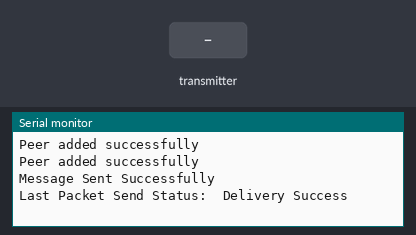
A sketch run on a simulated ESP32. On the bench: the last lines printed to the serial monitor. Inputs (shaded band) come from the test bench.

Above: at 1.2 s.
1.3 s: the transmitter starts sending id = 0
At 1.66 s:
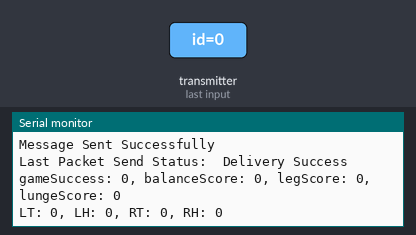
2.8 s: the transmitter starts sending dA = 1024
At 3.16 s:
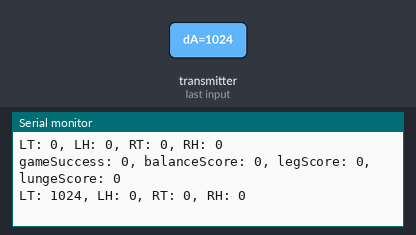
4.3 s: the transmitter starts sending dB = 1024
At 4.66 s:
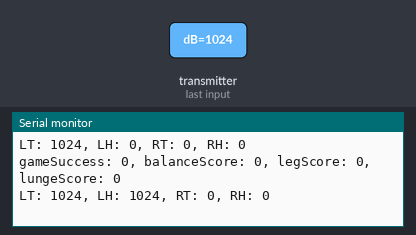
5.8 s: the transmitter starts sending eA = 1024
At 6.16 s:
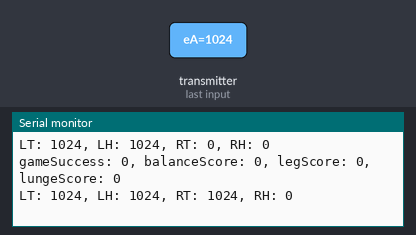
7.3 s: the transmitter starts sending eB = 1024
At 7.66 s:
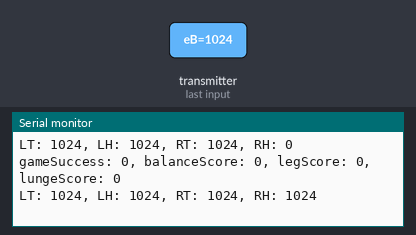
8.8 s: the transmitter starts sending dA = 0
At 9.16 s:
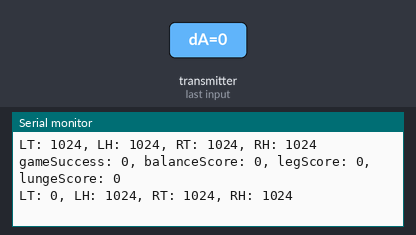

Measured:
- after the input at 1.3 s, the serial monitor: prints a new line after 0.05 s (image 1)
- after the input at 2.8 s, the serial monitor: prints a new line after 0.05 s (image 2)
- after the input at 4.3 s, the serial monitor: prints a new line after 0.05 s (image 3)
- after the input at 5.8 s, the serial monitor: prints a new line after 0.05 s (image 4)
- after the input at 7.3 s, the serial monitor: prints a new line after 0.05 s (image 5)
- after the input at 8.8 s, the serial monitor: prints a new line after 0.05 s (image 6)

The sketch:

ESP_NOW_Game.ino
```cpp
// yb CODE SENDING AND RECEIVING
#include <Arduino.h>
#include "ESPNowStruct.h"

#include <Adafruit_NeoPixel.h>
#define PIN_NEO_PIXEL 17
#define NUM_PIXELS 61

#include <esp_now.h>  //===============================================ESP
#include <WiFi.h>
#include <vector>
#include <memory>

// 1. THE MAC ADDRESS OF THE 1Tile LED ESP BOARD (=receiver). we send to this address.
uint8_t receiverAddress1[] = { 0xEC, 0xDA, 0x3B, 0x95, 0xC5, 0xC8 }; //Tile Address (ec:da:3b:95:c5:c8)
uint8_t receiverAddress2[] = {0x24,0x58,0x7C,0x65,0x76,0xF8}; //YelloByte Address (24:58:7C:65:76:F8)
uint8_t tileAddress[6];
uint8_t ybAddress[6];


struct_message_all myResults;  // Message that hold the data sent to this ESP
struct_message_all audioMessage; //Message that gets sent to the YB ESP
struct_message_all tileMessage; //Message that gets sent to the Tile ESP

//Base volumes of background music and sound effects, 1 to 101. 1 being muted 101 being 100%
//because when it sends to yb it -1 on the value passed in.
int bg_volume = 60;
int sfx_volume = 101;

String serialBuffer = "";

//variables incoming and outgoing
bool dataReceived = false;
int airtime = 550;    //default if no data coming in
int buttonInput = 5;  // default, outgoing from yellobyte ESP = 0, 91, 92, 93, 94, 95, 96, 97, 98
int jumpState;
int jumpCount;
int stepDelay = 500;  // smallest timing unit. 666 would be equivalent to taking 3 steps in 2 seconds at 90bpm
int leftToe;
int leftHeel;
int rightToe;
int rightHeel;
int gameSuccess = 5;
int balanceScore = 0;
int legScore = 0;
int lungeScore = 0;

// Delta Time
unsigned long previousTime = 0;
unsigned long deltaTime = 0;

// --- CALLBACK: DATA SENT ---
void OnDataSent(const esp_now_send_info_t *info, esp_now_send_status_t status) {
  Serial.print("\r\nLast Packet Send Status:\t");
  Serial.println(status == ESP_NOW_SEND_SUCCESS ? "Delivery Success" : "Delivery Fail");
}

// --- CALLBACK: DATA RECEIVED ---
void OnDataRecv(const esp_now_recv_info_t *info, const uint8_t *incomingData, int len) {
  //const uint8_t *mac_addr = info->src_addr;// Extract MAC address of sender
  memcpy(&myResults, incomingData, sizeof(myResults));
  // Serial.print("\r\nBytes received: ");
    // Serial.println(len);
    // Serial.print("From MAC: ");
    // for (int i = 0; i < 6; i++) {
    //   Serial.printf("%02X%s", mac_addr[i], (i < 5) ? ":" : "");
    // }
    // Serial.printf("\nMessage: %s | Value: %d\n", myResults.msg, myResults.value);
  // Load Data into variablea
  airtime = myResults.t;
  jumpState = myResults.js;
  //stepDelay is 500ms by default
  stepDelay = myResults.sd; // update stepDelay-if we wanted to alter this.
  leftToe = myResults.dA; // fill myResults struct with data
  leftHeel = myResults.dB;
  rightToe = myResults.eA;
  rightHeel = myResults.eB;
  gameSuccess = myResults.gB;
  //Scores
  balanceScore = myResults.fA; //Score from Calib 2 (Balance)
  legScore = myResults.fB; //Score from Calib 3 (Leg Lift)
  lungeScore = myResults.gA; //Score from Calib 5 (Lunge)
  dataReceived = true;
}

//=========================================================================================
void setup() {
  Serial.begin(115200);
  WiFi.mode(WIFI_STA);

  // Initialize ESP-NOW
  if (esp_now_init() != ESP_OK) {
    Serial.println("Error initializing ESP-NOW");
    return;
  }

  // Register Callbacks using explicit casting to prevent v3.0 errors
  esp_now_register_send_cb((esp_now_send_cb_t)OnDataSent);
  esp_now_register_recv_cb((esp_now_recv_cb_t)OnDataRecv);

  // Register Peer

  //Adds Multiple Peers
  memcpy(tileAddress, receiverAddress1, 6);
  memcpy(ybAddress, receiverAddress2, 6);

  addPeer(receiverAddress1);
  addPeer(receiverAddress2);
  //Sends message to YB to start music (intro that'll lead to main menu)
  sendAudioMsg(0,1,0,bg_volume,0);
}  // end of void setup

//=====================================================================================
void loop() {
  //check for messages from game esp (not keyboard) - for game success sounds
  if (dataReceived == true) {
    loadData();  // load gameSuccess data from game esp, sets dataReceived to false again

  }
  //possible switch case for calling games

  //Serial Monitor Input
  while (Serial.available() > 0)
  {
    char c = Serial.read();
    if (c == '\n' || c == '\r')
    {
      if (serialBuffer.length() > 0)
      {
        processSerialCommand(serialBuffer);// this is where we process the number
        serialBuffer = "";
      }
    }
    else
    {
      serialBuffer += c;
    }
  }
}  // end of loop

//==============================================================================

void loadData()
{
  //This is where you do what you want with the data received

  //Prints out DATA information
  Serial.print("gameSuccess: ");
  Serial.print(gameSuccess);
  Serial.print(", balanceScore: ");
  Serial.print(balanceScore);
  Serial.print(", legScore: ");
  Serial.print(legScore);
  Serial.print(", lungeScore: ");
  Serial.println(lungeScore);
  Serial.print("LT: ");
  Serial.print(leftToe);
  Serial.print(", LH: ");
  Serial.print(leftHeel);
  Serial.print(", RT: ");
  Serial.print(rightToe);
  Serial.print(", RH: ");
  Serial.println(rightHeel);

  dataReceived = false;
}

void processSerialCommand(String command)
{
  // 91,92,93,95,96,97,98 Start a game
  // 90 resets, 94 does nothing
  // 0 activates main menu (Currently music and nothing else, doesn't reset)
  // 1 to 10 play a sound effect from the YB <- can be removed if calling of Simon Says is implimented as well
  command.trim();

  if (command.length() == 0) return;

  // Check if it's a number
  bool isNumber = true;
  for (unsigned int i = 0; i < command.length(); i++)
  {
    if (!isDigit(command.charAt(i)))
    {
      isNumber = false;
      break;
    }
  }

  if(isNumber)
  {
    int numInput = command.toInt();
    //Starting Exercises
    if(numInput >= 90 && numInput <= 98)
    {
      // Tell Tile to Start Exercise
      tileMessage.b = numInput; //Tells the tile ESP which game it's running.
      sendMessage(tileAddress, tileMessage);
      // Tell YB to start sfx and bg music
      audioMessage.eB = bg_volume; // BG volume
      audioMessage.eA = sfx_volume; // Sfx volume
      if(numInput != 90 && numInput != 98 && numInput != 94 ) //If it's not the reset / celibration / Agility
      {
        audioMessage.dA = 7; // Excerise start sound effect
      }
      switch (numInput)
      {
        //reset
        case 90:
        case 94:
          audioMessage.dB = 2; //Silence
        break;
        //Marching
        case 91:
          audioMessage.dB = 6; //Background Music
        break;
        //Balance and Leg Lift
        case 92:
        case 93:
        case 97:
          audioMessage.dB = 7;
        break;
        //Lunge and Squats
        case 95:
        case 96:
          audioMessage.dB = 5;
        break;
        //Celibration
        case 98:
          audioMessage.dB = 9;
          audioMessage.gB = 1; //Doesn't loop
        break;
      }
      sendMessage(ybAddress,audioMessage);
    }
    //Main Menu, doesn't reset anything.
    else if(numInput == 0)
    {
      sendAudioMsg(numInput,4,0,bg_volume,0);
      tileMessage.b = numInput; //Tells it it's in the main menu.
      sendMessage(tileAddress, tileMessage);
    }
    //For testing, gets the yb to play a sound effect
    else if (numInput >= 1 && numInput <= 10)
    {
      sendAudioMsg(numInput,0,sfx_volume,0,0);
    }
  }
}

// ================================ Message Sending

//Quick way of sending audio messages
void sendAudioMsg(int p_sfx, int p_bg, int p_sfxVol, int p_bgVol, int p_bgLoop)
{
  audioMessage.dA = p_sfx;
  audioMessage.dB = p_bg;
  audioMessage.eA = p_sfxVol;
  audioMessage.eB = p_bgVol;
  audioMessage.gB = p_bgLoop;
  sendMessage(ybAddress, audioMessage);
}

//Function to send a message to a passed in address
bool sendMessage(const uint8_t *macAddress, struct_message_all &message)
{

  esp_err_t result = esp_now_send(macAddress, (uint8_t *)&message, sizeof(message));
  if(result == ESP_OK)
  {
    Serial.println("Message Sent Successfully");
    return true;
  }
  else
  {
    Serial.print("Error sending message: ");
    Serial.println(result);
    return false;
  }
}

//allows multiple peers to be added easily.
bool addPeer(const uint8_t *macAddress)
{
  esp_now_peer_info_t peerInfo;
    memset(&peerInfo, 0, sizeof(peerInfo));
    peerInfo.channel = 0;
    peerInfo.encrypt = false;
    memcpy(peerInfo.peer_addr, macAddress, 6);

    if(esp_now_add_peer(&peerInfo) != ESP_OK)
    {
        Serial.println("Failed to add peer");
        return false;
    }
    Serial.println("Peer added successfully");
    return true;
}
```

ESPNowStruct.h
```cpp
#pragma once

// Structure template to hold data received, must match sender structure
typedef struct struct_message_all {
  int id; // unique sender ID: LO = 1, LI = 2, RI = 3, RO = 4, button ESP = 5, game ESP = 6
  int t;  // airtime
  int b;  // buttonInput
  int jc; // jumpCount
  int js; // jumpState
  int sd; // stepDelay
  int dA; // toe sensor (A) of the first tile
  int dB;
  int eA;
  int eB;
  int fA;
  int fB;
  int gA;
  int gB;
} struct_message_all;
```
